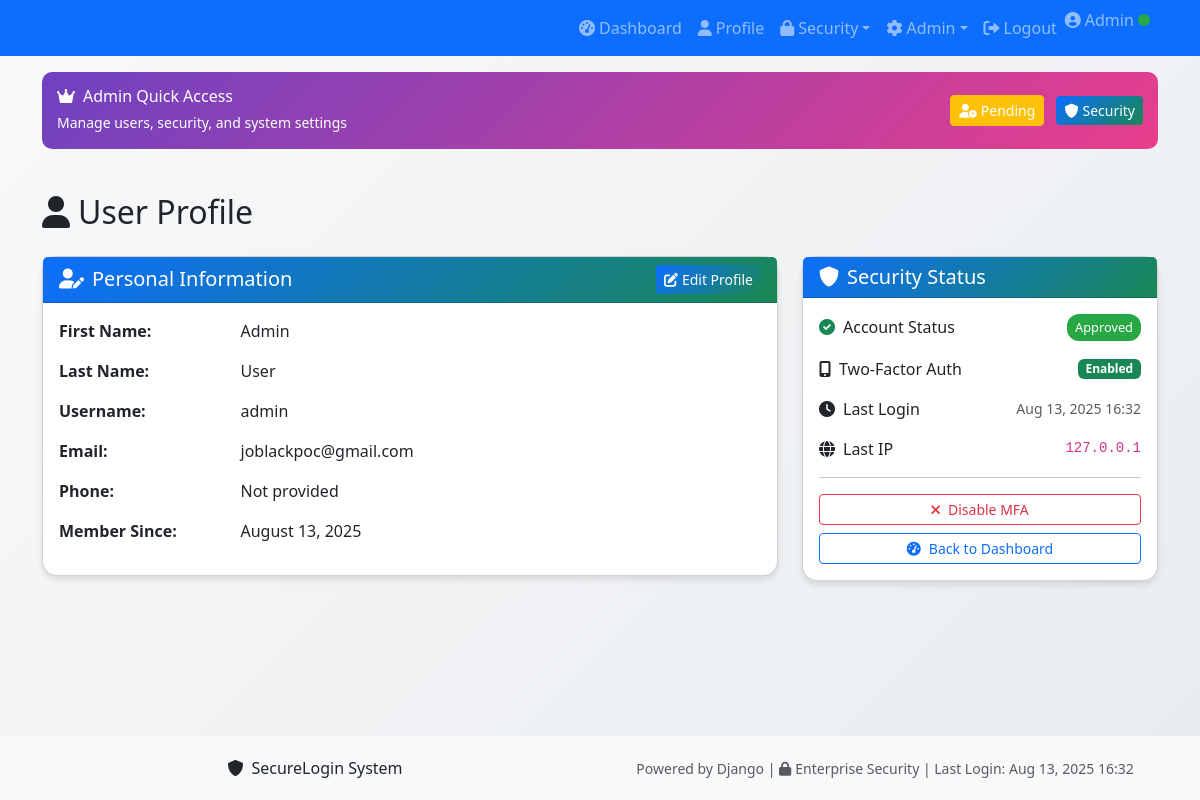
Before: /auth/profile/ (signed in) with the older database file.
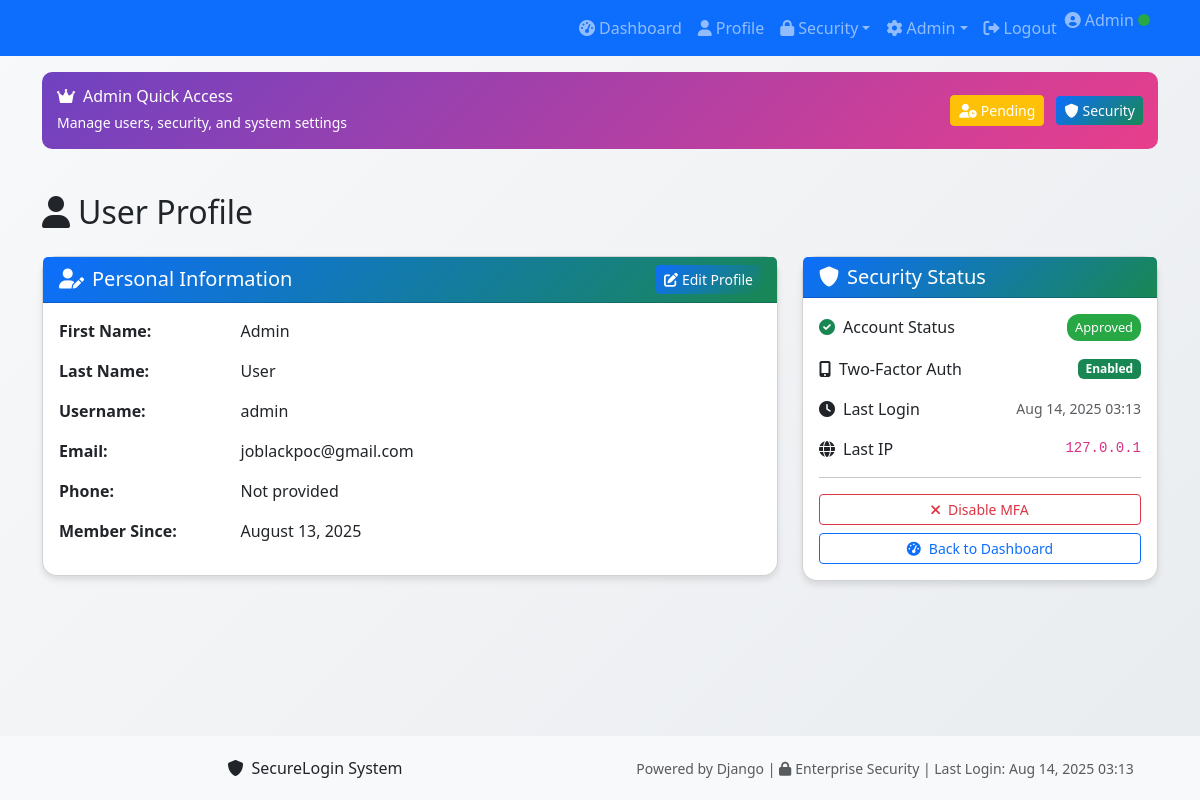
After: the same page with the newer database file.
### authentication/models.py (models this page shows, shortened)
class CustomUser(AbstractUser):
    APPROVAL_STATUS_CHOICES = [
        ('pending', 'Pending Approval'),
        ('approved', 'Approved'),
        ('rejected', 'Rejected'),
    ]
    email = models.EmailField(unique=True)
    phone_number = models.CharField(max_length=15, blank=True)
    approval_status = models.CharField(
        max_length=20,
        choices=APPROVAL_STATUS_CHOICES,
        default='pending'
    )
    created_at = models.DateTimeField(auto_now_add=True)
    updated_at = models.DateTimeField(auto_now=True)
    approved_by = models.ForeignKey(
        'self',
        on_delete=models.SET_NULL,
        null=True,
        blank=True,
        related_name='approved_users'
    )
    approved_at = models.DateTimeField(null=True, blank=True)
    mfa_enabled = models.BooleanField(default=False)
    last_login_ip = models.GenericIPAddressField(null=True, blank=True)
    login_attempts = models.PositiveIntegerField(default=0)
    locked_until = models.DateTimeField(null=True, blank=True)
    is_banned = models.BooleanField(default=False)
    banned_at = models.DateTimeField(null=True, blank=True)
    banned_by = models.ForeignKey(
        'self',
        on_delete=models.SET_NULL,
        null=True,
        blank=True,
        related_name='banned_users'
    )
    ban_reason = models.TextField(blank=True)
    USERNAME_FIELD = 'email'
    REQUIRED_FIELDS = ['username', 'first_name', 'last_name']

### authentication/views.py (the view)
# urls.py: path('profile/', views.profile_view, name='profile'),
@login_required
def profile_view(request):
    return render(request, 'authentication/profile.html', {'user': request.user})

### templates/authentication/profile.html (shortened to what the changed rows need)
{% extends 'base.html' %}
{% block content %}
<div class="row">
    <div class="col-12">
        <h2 class="mb-4">
            <i class="fas fa-user me-2"></i>User Profile
        </h2>
    </div>
</div>
<div class="row">
    <div class="col-lg-8">
        <div class="card">
            <div class="card-body">
                <div class="row mb-3">
                    <div class="col-sm-3"><strong>First Name:</strong></div>
                    <div class="col-sm-9">{{ user.first_name }}</div>
                </div>
                <div class="row mb-3">
                    <div class="col-sm-3"><strong>Last Name:</strong></div>
                    <div class="col-sm-9">{{ user.last_name }}</div>
                </div>
                <div class="row mb-3">
                    <div class="col-sm-3"><strong>Username:</strong></div>
                    <div class="col-sm-9">{{ user.username }}</div>
                </div>
                <div class="row mb-3">
                    <div class="col-sm-3"><strong>Email:</strong></div>
                    <div class="col-sm-9">{{ user.email }}</div>
                </div>
                <div class="row mb-3">
                    <div class="col-sm-3"><strong>Phone:</strong></div>
                    <div class="col-sm-9">{{ user.phone_number|default:"Not provided" }}</div>
                </div>
                <div class="row mb-3">
                    <div class="col-sm-3"><strong>Member Since:</strong></div>
                    <div class="col-sm-9">{{ user.date_joined|date:"F d, Y" }}</div>
                </div>
            </div>
        </div>
    </div>
    <div class="col-lg-4">
        <div class="card">
            <div class="card-body">
                <div class="mb-3">
                    <div class="d-flex justify-content-between align-items-center">
                        <span><i class="fas fa-check-circle me-2 text-success"></i>Account Status</span>
                        <span class="status-badge status-{{ user.approval_status }}">
                            {{ user.get_approval_status_display }}
                        </span>
                    </div>
                </div>
                <div class="mb-3">
                    <div class="d-flex justify-content-between align-items-center">
                        <span><i class="fas fa-clock me-2"></i>Last Login</span>
                        <small class="text-muted">{{ user.last_login|date:"M d, Y H:i" }}</small>
                    </div>
                </div>
                <div class="mb-3">
                    <div class="d-flex justify-content-between align-items-center">
                        <span><i class="fas fa-globe me-2"></i>Last IP</span>
                        <code>{{ user.last_login_ip|default:"N/A" }}</code>
                    </div>
                </div>
            </div>
        </div>
    </div>
</div>
{% endblock %}

### templates/base.html (shortened to what the changed rows need)
<!DOCTYPE html>
<html lang="en">
<head>
    <link href="https://cdn.jsdelivr.net/npm/bootstrap@5.3.0/dist/css/bootstrap.min.css" rel="stylesheet">
    <link rel="stylesheet" href="https://cdnjs.cloudflare.com/ajax/libs/font-awesome/6.0.0/css/all.min.css">
</head>
<body class="d-flex flex-column">
    <nav class="navbar navbar-expand-lg navbar-dark bg-primary">
        <div class="container">
            {% if user.is_authenticated %}
                <div class="collapse navbar-collapse" id="navbarNav">
                    <ul class="navbar-nav ms-auto">
                        <li class="nav-item">
                            <a class="nav-link" href="{% url 'authentication:dashboard' %}">
                                <i class="fas fa-tachometer-alt me-1"></i>Dashboard
                            </a>
                        </li>
                        <li class="nav-item">
                            <a class="nav-link" href="{% url 'authentication:profile' %}">
                                <i class="fas fa-user me-1"></i>Profile
                            </a>
                        </li>
                        <li class="nav-item dropdown">
                            <a class="nav-link dropdown-toggle" href="#" id="securityDropdown" role="button" data-bs-toggle="dropdown">
                                <i class="fas fa-lock me-1"></i>Security
                            </a>
                        </li>
                        {% if user.is_staff or user.is_superuser %}
                            <li class="nav-item dropdown">
                                <a class="nav-link dropdown-toggle" href="#" id="adminDropdown" role="button" data-bs-toggle="dropdown">
                                    <i class="fas fa-cog me-1"></i>Admin
                                </a>
                            </li>
                        {% endif %}
                        <li class="nav-item">
                            <a class="nav-link" href="{% url 'authentication:logout' %}">
                                <i class="fas fa-sign-out-alt me-1"></i>Logout
                            </a>
                        </li>
                        <li class="nav-item">
                            <span class="navbar-text">
                                <i class="fas fa-user-circle me-1"></i>{{ user.first_name }}
                                {% if user.mfa_enabled %}
                                    <span class="security-indicator security-good" title="MFA Enabled"></span>
                                {% else %}
                                    <span class="security-indicator security-warning" title="MFA Disabled"></span>
                                {% endif %}
                            </span>
                        </li>
                    </ul>
                </div>
            {% endif %}
        </div>
    </nav>
    <main class="container my-4 flex-grow-1">
        {% block content %}
        {% endblock %}
    </main>
    <footer class="footer">
        <div class="container text-center">
            <div class="row">
                <div class="col-md-6">
                    <p class="mb-0">
                        <small class="text-muted">
                            Powered by Django |
                            <i class="fas fa-lock me-1"></i>Enterprise Security
                            {% if user.is_authenticated %}
                                | Last Login: {{ user.last_login|date:"M d, Y H:i" }}
                            {% endif %}
                        </small>
                    </p>
                </div>
            </div>
        </div>
    </footer>
</body>
</html>

Changed rows visible on the page:
changed CustomUser "Admin": last_login "Aug 13, 2025 16:32" → "Aug 14, 2025 03:13"
